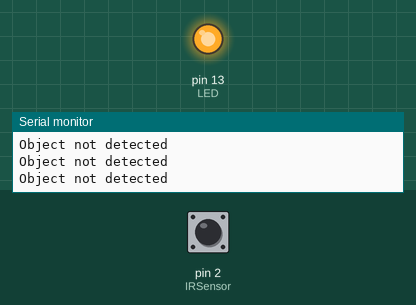
A sketch run on a simulated Arduino Uno, built with avr-gcc and run on an emulated ATmega328P. On the bench: output pins drawn as LEDs (lit = HIGH), the last lines printed to the serial monitor. Dashed ring = blinking. Inputs (shaded band) come from the test bench; at power-on: pin 2 (IRSensor) LOW.

Above: at 1.2 s.
1.3 s: pin 2 (IRSensor) driven HIGH
At 1.9 s:
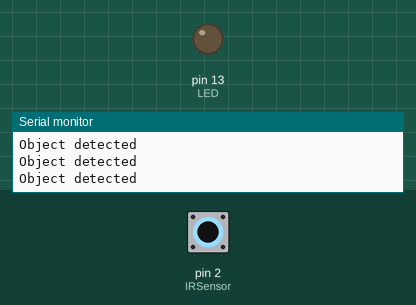
2.8 s: pin 2 (IRSensor) driven LOW
At 3.3 s:
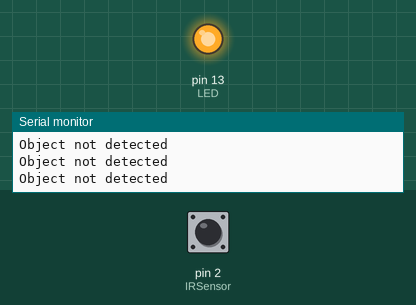
5.8 s: pin 2 (IRSensor) pulsed HIGH 2 times (0.12 s each, 0.3 s apart)
At 6.01 s:
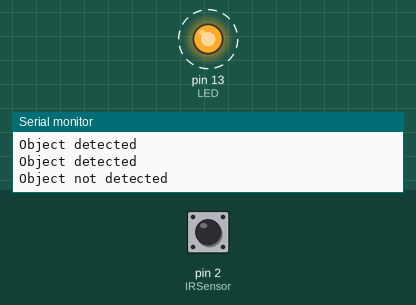
9.4 s: pin 2 (IRSensor) pulsed HIGH 5 times (0.12 s each, 0.3 s apart)
At 11.5 s:
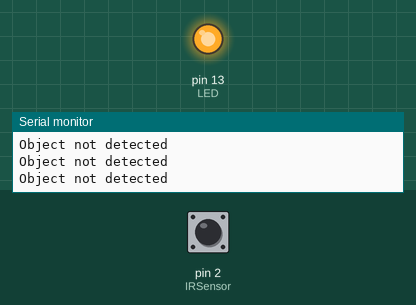
Timing chart, 0 to 13.0 s (numbered marks = the images above; inputs shaded):
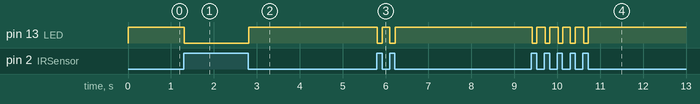

The sketch:

IR_Sensor_with_Arduino_UNO.ino
```cpp
// IR Sensor with Arduino UNO:

int IRSensor = 2;
int LED = 13;

void setup() {
  Serial.begin(9600);
  pinMode(IRSensor, INPUT);
  pinMode(LED, OUTPUT);
}

void loop() {
  int statusSensor = digitalRead(IRSensor);

  if (statusSensor == 1) {
    digitalWrite(LED, LOW);
    Serial.println("Object detected");
  } else {
    digitalWrite(LED, HIGH);
    Serial.println("Object not detected");
  }
}
```

Measured:
- after the input at 1.3 s, pin 13 (LED): HIGH → LOW at once
- after the input at 2.8 s, pin 13 (LED): LOW → HIGH at once
- after the input at 5.8 s, pin 13 (LED): alternates HIGH for 0.17 s and LOW for 0.12 s, 4 changes in all, then stays HIGH, starting at once
- after the input at 9.4 s, pin 13 (LED): alternates HIGH for 0.20 s and LOW for 0.11 s, 10 changes in all, then stays HIGH, starting at once
